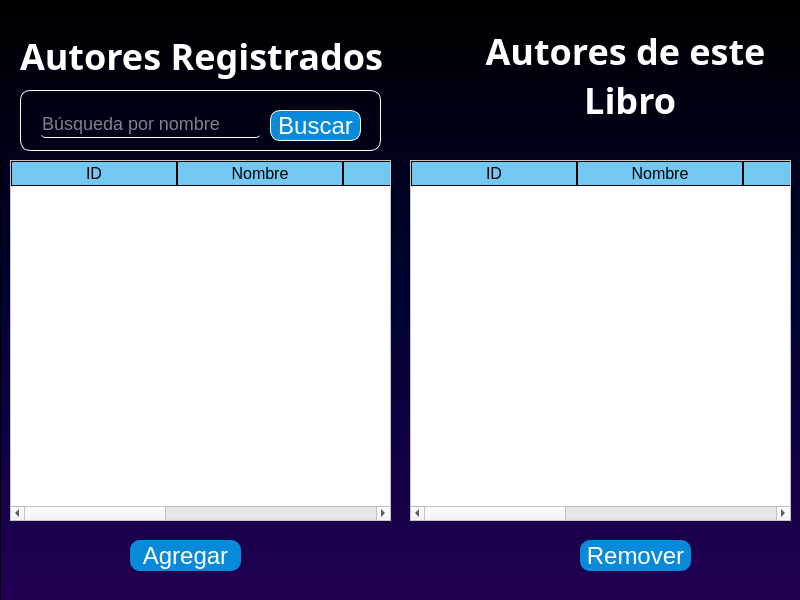
<?xml version="1.0" encoding="UTF-8"?>
<ui version="4.0">
 <class>MainWindow</class>
 <widget class="QMainWindow" name="MainWindow">
  <property name="geometry">
   <rect>
    <x>0</x>
    <y>0</y>
    <width>800</width>
    <height>600</height>
   </rect>
  </property>
  <property name="windowTitle">
   <string>MainWindow</string>
  </property>
  <widget class="QWidget" name="centralwidget">
   <widget class="QFrame" name="frame">
    <property name="enabled">
     <bool>true</bool>
    </property>
    <property name="geometry">
     <rect>
      <x>0</x>
      <y>0</y>
      <width>801</width>
      <height>601</height>
     </rect>
    </property>
    <property name="styleSheet">
     <string notr="true">
#frame
{
background-color: qlineargradient(spread:pad, x1:0, y1:0, x2:0, y2:1, stop:0 #000000, stop:0.5 #000232, stop:1 #220054);
}

QLabel{
font-family: Aharoni;
font-weight: bold;
color: white;
font-size: 36px;
background: transparent;
}

#BuscarA{
background-color: #088ADA;
font-family: Tahoma;
color: white;
font-size: 24px;
border-radius: 10px;
}

QLineEdit{
background: transparent;
border: none; 
border-bottom: 2px solid white;
color: white;
font-family: Tahoma;
font-size: 18px;
}

#agregar{
background-color: #088ADA;
font-family: Tahoma;
color: white;
font-size: 24px;
border-radius: 10px;
}


#remover{
background-color: #088ADA;
font-family: Tahoma;
color: white;
font-size: 24px;
border-radius: 10px;
}


QTableWidget{
background-color: rgb(255, 255, 255);
	color: rgb(0, 0, 0);
gridline-color:#72c8f1;
font-size:12pt;

}

QHeaderView::section{
background-color:#72c8f1;
border: 1px solid black;
font-size:12pt;
}

QTableWidget QTableCornerButton::section{
background-color: rgb(0, 0, 0);
border: 1px solid #72c8f1;
}

QPushButton{
background: transparent;
color: rgb(255, 255, 255);
font-family: Tahoma;
font-size: 15px;
 }

QPushButton:pressed {
 background: white;
border-radius: 10px;
color: black;
border: 1px solid purple;
}
</string>
    </property>
    <property name="frameShape">
     <enum>QFrame::StyledPanel</enum>
    </property>
    <property name="frameShadow">
     <enum>QFrame::Raised</enum>
    </property>
    <widget class="QLabel" name="label_5">
     <property name="geometry">
      <rect>
       <x>470</x>
       <y>30</y>
       <width>311</width>
       <height>91</height>
      </rect>
     </property>
     <property name="text">
      <string>Autores de este
 Libro</string>
     </property>
     <property name="alignment">
      <set>Qt::AlignCenter</set>
     </property>
    </widget>
    <widget class="QPushButton" name="agregar">
     <property name="geometry">
      <rect>
       <x>130</x>
       <y>540</y>
       <width>111</width>
       <height>31</height>
      </rect>
     </property>
     <property name="cursor">
      <cursorShape>PointingHandCursor</cursorShape>
     </property>
     <property name="text">
      <string>Agregar</string>
     </property>
    </widget>
    <widget class="QPushButton" name="remover">
     <property name="geometry">
      <rect>
       <x>580</x>
       <y>540</y>
       <width>111</width>
       <height>31</height>
      </rect>
     </property>
     <property name="cursor">
      <cursorShape>PointingHandCursor</cursorShape>
     </property>
     <property name="text">
      <string>Remover</string>
     </property>
    </widget>
    <widget class="QLabel" name="label_6">
     <property name="geometry">
      <rect>
       <x>20</x>
       <y>30</y>
       <width>381</width>
       <height>51</height>
      </rect>
     </property>
     <property name="text">
      <string>Autores Registrados</string>
     </property>
    </widget>
    <widget class="QTableWidget" name="tabla_Autores2">
     <property name="geometry">
      <rect>
       <x>10</x>
       <y>160</y>
       <width>381</width>
       <height>361</height>
      </rect>
     </property>
     <property name="editTriggers">
      <set>QAbstractItemView::NoEditTriggers</set>
     </property>
     <attribute name="horizontalHeaderDefaultSectionSize">
      <number>166</number>
     </attribute>
     <column>
      <property name="text">
       <string>ID</string>
      </property>
     </column>
     <column>
      <property name="text">
       <string>Nombre</string>
      </property>
     </column>
     <column>
      <property name="text">
       <string>Nombre2</string>
      </property>
     </column>
     <column>
      <property name="text">
       <string>Apellido</string>
      </property>
     </column>
     <column>
      <property name="text">
       <string>Apellido2</string>
      </property>
     </column>
    </widget>
    <widget class="QTableWidget" name="tabla_Autores3">
     <property name="geometry">
      <rect>
       <x>410</x>
       <y>160</y>
       <width>381</width>
       <height>361</height>
      </rect>
     </property>
     <property name="editTriggers">
      <set>QAbstractItemView::NoEditTriggers</set>
     </property>
     <attribute name="horizontalHeaderDefaultSectionSize">
      <number>166</number>
     </attribute>
     <column>
      <property name="text">
       <string>ID</string>
      </property>
     </column>
     <column>
      <property name="text">
       <string>Nombre</string>
      </property>
     </column>
     <column>
      <property name="text">
       <string>Nombre2</string>
      </property>
     </column>
     <column>
      <property name="text">
       <string>Apellido</string>
      </property>
     </column>
     <column>
      <property name="text">
       <string>Apellido2</string>
      </property>
     </column>
    </widget>
    <widget class="QFrame" name="frame_15">
     <property name="geometry">
      <rect>
       <x>20</x>
       <y>90</y>
       <width>361</width>
       <height>61</height>
      </rect>
     </property>
     <property name="styleSheet">
      <string notr="true">border-radius: 10px;
border: 1px solid white ;</string>
     </property>
     <property name="frameShape">
      <enum>QFrame::StyledPanel</enum>
     </property>
     <property name="frameShadow">
      <enum>QFrame::Raised</enum>
     </property>
     <widget class="QPushButton" name="BuscarA">
      <property name="geometry">
       <rect>
        <x>250</x>
        <y>20</y>
        <width>91</width>
        <height>31</height>
       </rect>
      </property>
      <property name="cursor">
       <cursorShape>PointingHandCursor</cursorShape>
      </property>
      <property name="text">
       <string>Buscar</string>
      </property>
     </widget>
     <widget class="QLineEdit" name="CdBuscar">
      <property name="enabled">
       <bool>true</bool>
      </property>
      <property name="geometry">
       <rect>
        <x>20</x>
        <y>20</y>
        <width>221</width>
        <height>28</height>
       </rect>
      </property>
      <property name="autoFillBackground">
       <bool>false</bool>
      </property>
      <property name="styleSheet">
       <string notr="true">border:none;
border-bottom: 1px solid white;
border-radius: 5px;</string>
      </property>
      <property name="text">
       <string/>
      </property>
      <property name="maxLength">
       <number>30</number>
      </property>
      <property name="echoMode">
       <enum>QLineEdit::Normal</enum>
      </property>
      <property name="placeholderText">
       <string>Búsqueda por nombre  </string>
      </property>
      <property name="cursorMoveStyle">
       <enum>Qt::LogicalMoveStyle</enum>
      </property>
      <property name="clearButtonEnabled">
       <bool>true</bool>
      </property>
     </widget>
    </widget>
   </widget>
  </widget>
 </widget>
 <resources/>
 <connections/>
</ui>
